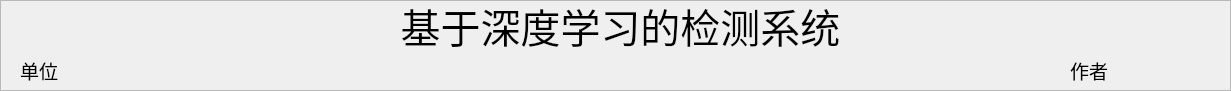
   <widget class="QFrame" name="frame_5">
    <property name="geometry">
     <rect>
      <x>10</x>
      <y>10</y>
      <width>1231</width>
      <height>91</height>
     </rect>
    </property>
    <property name="frameShape">
     <enum>QFrame::StyledPanel</enum>
    </property>
    <property name="frameShadow">
     <enum>QFrame::Raised</enum>
    </property>
    <widget class="QLabel" name="label_3">
     <property name="geometry">
      <rect>
       <x>20</x>
       <y>0</y>
       <width>1201</width>
       <height>51</height>
      </rect>
     </property>
     <property name="font">
      <font>
       <family>华文楷体</family>
       <pointsize>30</pointsize>
      </font>
     </property>
     <property name="layoutDirection">
      <enum>Qt::LeftToRight</enum>
     </property>
     <property name="text">
      <string>基于深度学习的检测系统</string>
     </property>
     <property name="alignment">
      <set>Qt::AlignCenter</set>
     </property>
    </widget>
    <widget class="QLabel" name="label_2">
     <property name="geometry">
      <rect>
       <x>20</x>
       <y>60</y>
       <width>311</width>
       <height>21</height>
      </rect>
     </property>
     <property name="font">
      <font>
       <family>华文楷体</family>
       <pointsize>14</pointsize>
       <underline>true</underline>
      </font>
     </property>
     <property name="text">
      <string>单位</string>
     </property>
    </widget>
    <widget class="QLabel" name="label_12">
     <property name="geometry">
      <rect>
       <x>1070</x>
       <y>60</y>
       <width>131</width>
       <height>21</height>
      </rect>
     </property>
     <property name="font">
      <font>
       <family>华文楷体</family>
       <pointsize>14</pointsize>
       <underline>true</underline>
      </font>
     </property>
     <property name="text">
      <string>作者</string>
     </property>
    </widget>
   </widget>
